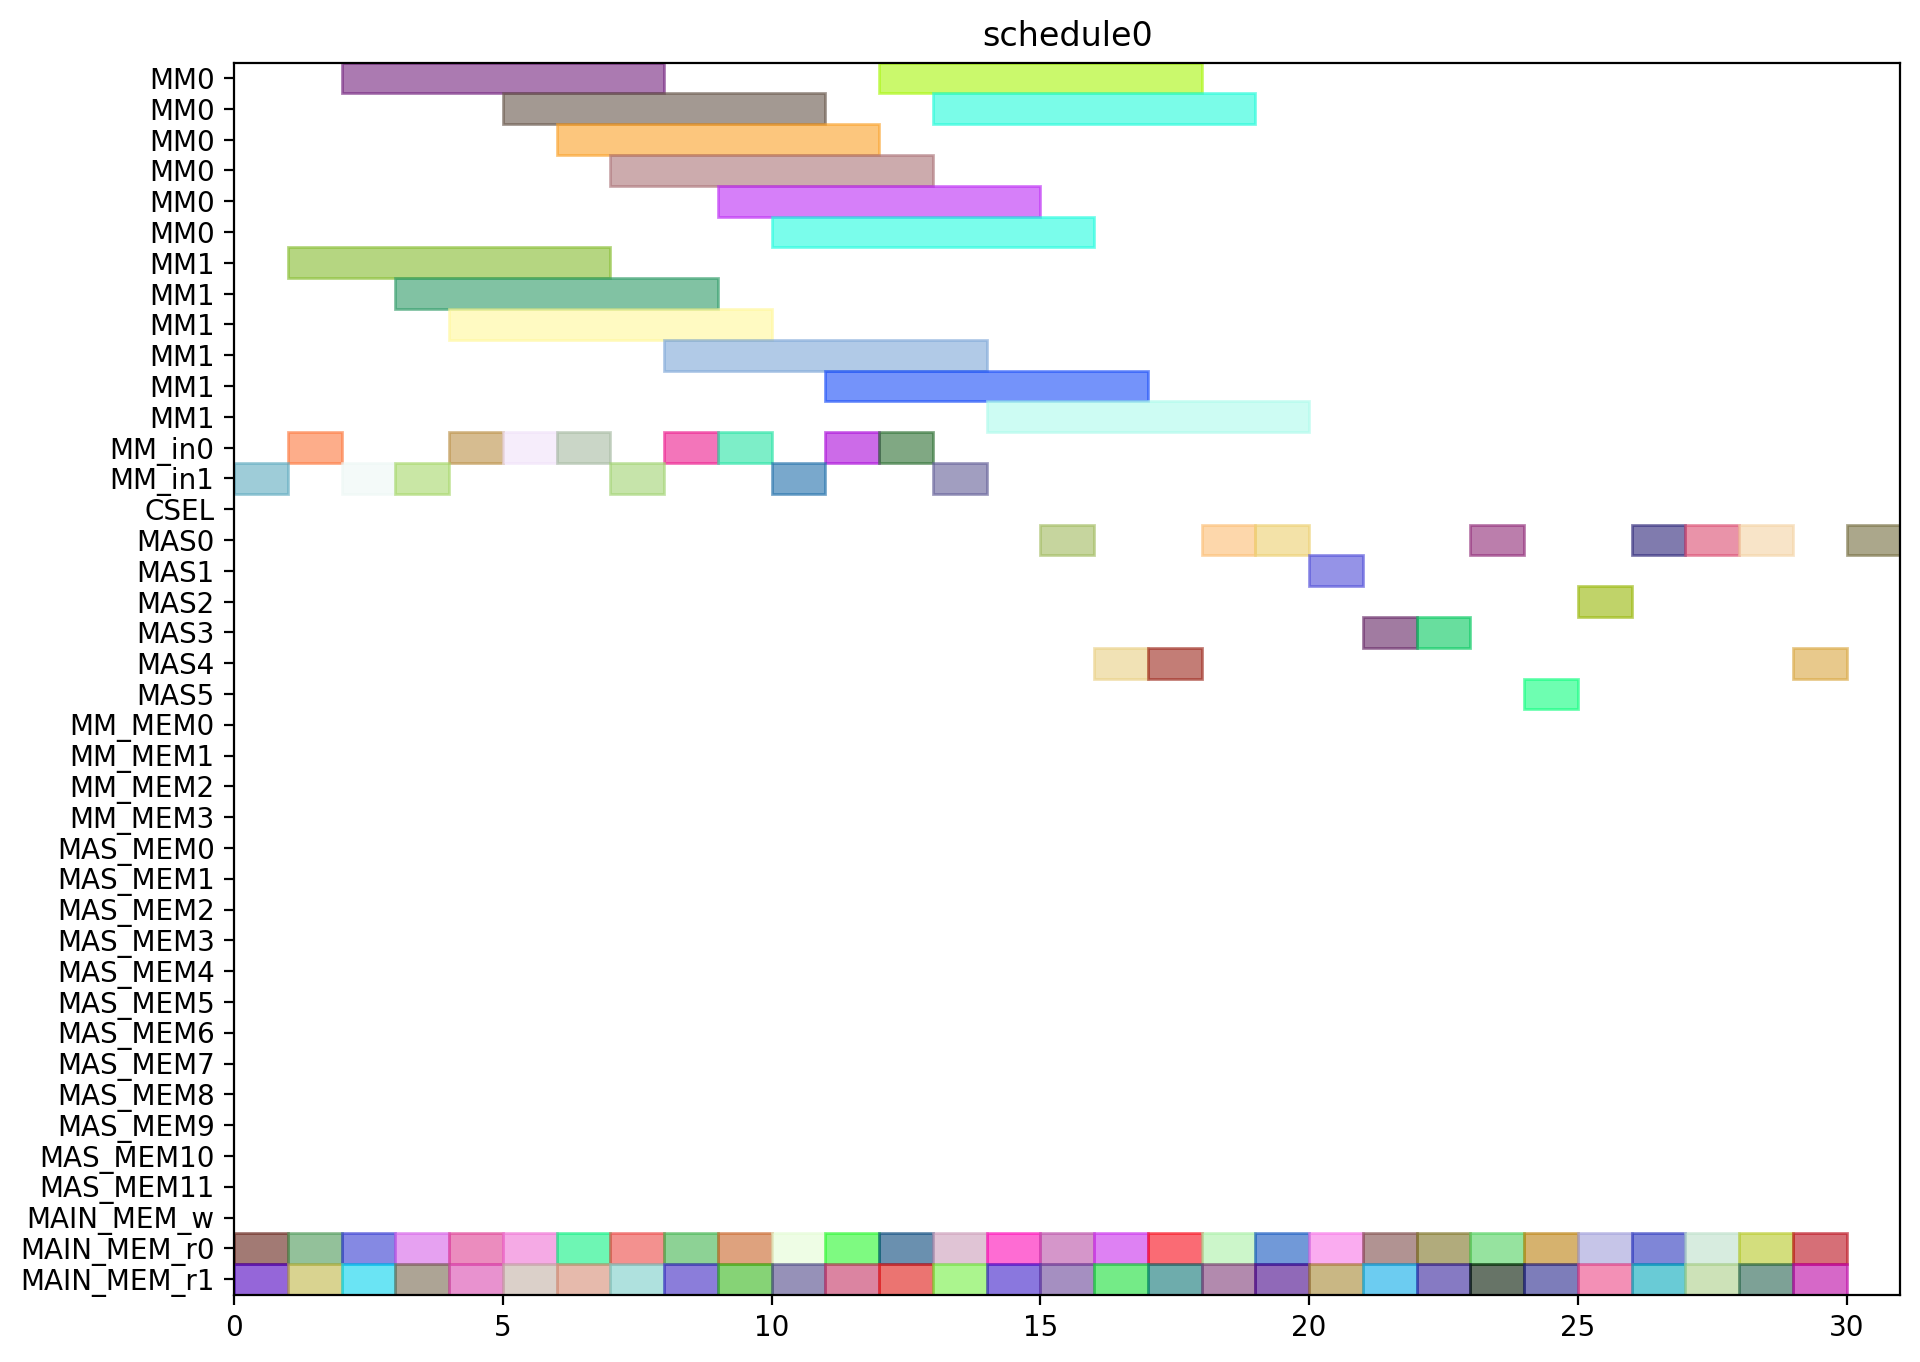

Python code for this plot:
from pyschedule import Scenario, solvers, plotters, alt


def solve():
	horizon = 120
	S = Scenario("schedule0", horizon=horizon)

	# resource
	MM = S.Resources('MM', num=2, size=6)
	MM_in = S.Resources('MM_in', num=2)
	CSEL = S.Resource('CSEL')
	MAS = S.Resources('MAS', num=6, size=1, periods=range(1, horizon))
	MM_MEM = S.Resources('MM_MEM', num=4)
	MAS_MEM = S.Resources('MAS_MEM', num=12)
	MAIN_MEM_w = S.Resource('MAIN_MEM_w', size=1)
	MAIN_MEM_r = S.Resources('MAIN_MEM_r', num=2)

	# result of previous scheduling

	# new tasks
	r1_t0 = S.Task('r1_t0', length=6, delay_cost=1)
	r1_t0 += alt(MM)
	r1_t0_in = S.Task('r1_t0_in', length=1, delay_cost=1)
	r1_t0_in += alt(MM_in)
	S += r1_t0_in*MM_in[0]<=r1_t0*MM[0]
	S += r1_t0_in*MM_in[1]<=r1_t0*MM[1]
	r1_t0_mem0 = S.Task('r1_t0_mem0', length=1, delay_cost=1)
	r1_t0_mem0 += MAIN_MEM_r[0]
	S += r1_t0_mem0 <= r1_t0

	r1_t0_mem1 = S.Task('r1_t0_mem1', length=1, delay_cost=1)
	r1_t0_mem1 += MAIN_MEM_r[1]
	S += r1_t0_mem1 <= r1_t0

	r1_t1 = S.Task('r1_t1', length=6, delay_cost=1)
	r1_t1 += alt(MM)
	r1_t1_in = S.Task('r1_t1_in', length=1, delay_cost=1)
	r1_t1_in += alt(MM_in)
	S += r1_t1_in*MM_in[0]<=r1_t1*MM[0]
	S += r1_t1_in*MM_in[1]<=r1_t1*MM[1]
	r1_t1_mem0 = S.Task('r1_t1_mem0', length=1, delay_cost=1)
	r1_t1_mem0 += MAIN_MEM_r[0]
	S += r1_t1_mem0 <= r1_t1

	r1_t1_mem1 = S.Task('r1_t1_mem1', length=1, delay_cost=1)
	r1_t1_mem1 += MAIN_MEM_r[1]
	S += r1_t1_mem1 <= r1_t1

	r1_t2 = S.Task('r1_t2', length=1, delay_cost=1)
	r1_t2 += alt(MAS)
	r1_t2_mem0 = S.Task('r1_t2_mem0', length=1, delay_cost=1)
	r1_t2_mem0 += MAIN_MEM_r[0]
	S += r1_t2_mem0 <= r1_t2

	r1_t2_mem1 = S.Task('r1_t2_mem1', length=1, delay_cost=1)
	r1_t2_mem1 += MAIN_MEM_r[1]
	S += r1_t2_mem1 <= r1_t2

	r1_t3 = S.Task('r1_t3', length=1, delay_cost=1)
	r1_t3 += alt(MAS)
	r1_t3_mem0 = S.Task('r1_t3_mem0', length=1, delay_cost=1)
	r1_t3_mem0 += MAIN_MEM_r[0]
	S += r1_t3_mem0 <= r1_t3

	r1_t3_mem1 = S.Task('r1_t3_mem1', length=1, delay_cost=1)
	r1_t3_mem1 += MAIN_MEM_r[1]
	S += r1_t3_mem1 <= r1_t3

	r3_t0 = S.Task('r3_t0', length=6, delay_cost=1)
	r3_t0 += alt(MM)
	r3_t0_in = S.Task('r3_t0_in', length=1, delay_cost=1)
	r3_t0_in += alt(MM_in)
	S += r3_t0_in*MM_in[0]<=r3_t0*MM[0]
	S += r3_t0_in*MM_in[1]<=r3_t0*MM[1]
	r3_t0_mem0 = S.Task('r3_t0_mem0', length=1, delay_cost=1)
	r3_t0_mem0 += MAIN_MEM_r[0]
	S += r3_t0_mem0 <= r3_t0

	r3_t0_mem1 = S.Task('r3_t0_mem1', length=1, delay_cost=1)
	r3_t0_mem1 += MAIN_MEM_r[1]
	S += r3_t0_mem1 <= r3_t0

	r3_t1 = S.Task('r3_t1', length=6, delay_cost=1)
	r3_t1 += alt(MM)
	r3_t1_in = S.Task('r3_t1_in', length=1, delay_cost=1)
	r3_t1_in += alt(MM_in)
	S += r3_t1_in*MM_in[0]<=r3_t1*MM[0]
	S += r3_t1_in*MM_in[1]<=r3_t1*MM[1]
	r3_t1_mem0 = S.Task('r3_t1_mem0', length=1, delay_cost=1)
	r3_t1_mem0 += MAIN_MEM_r[0]
	S += r3_t1_mem0 <= r3_t1

	r3_t1_mem1 = S.Task('r3_t1_mem1', length=1, delay_cost=1)
	r3_t1_mem1 += MAIN_MEM_r[1]
	S += r3_t1_mem1 <= r3_t1

	r3_t2 = S.Task('r3_t2', length=1, delay_cost=1)
	r3_t2 += alt(MAS)
	r3_t2_mem0 = S.Task('r3_t2_mem0', length=1, delay_cost=1)
	r3_t2_mem0 += MAIN_MEM_r[0]
	S += r3_t2_mem0 <= r3_t2

	r3_t2_mem1 = S.Task('r3_t2_mem1', length=1, delay_cost=1)
	r3_t2_mem1 += MAIN_MEM_r[1]
	S += r3_t2_mem1 <= r3_t2

	r3_t3 = S.Task('r3_t3', length=1, delay_cost=1)
	r3_t3 += alt(MAS)
	r3_t3_mem0 = S.Task('r3_t3_mem0', length=1, delay_cost=1)
	r3_t3_mem0 += MAIN_MEM_r[0]
	S += r3_t3_mem0 <= r3_t3

	r3_t3_mem1 = S.Task('r3_t3_mem1', length=1, delay_cost=1)
	r3_t3_mem1 += MAIN_MEM_r[1]
	S += r3_t3_mem1 <= r3_t3

	r4_t0 = S.Task('r4_t0', length=6, delay_cost=1)
	r4_t0 += alt(MM)
	r4_t0_in = S.Task('r4_t0_in', length=1, delay_cost=1)
	r4_t0_in += alt(MM_in)
	S += r4_t0_in*MM_in[0]<=r4_t0*MM[0]
	S += r4_t0_in*MM_in[1]<=r4_t0*MM[1]
	r4_t0_mem0 = S.Task('r4_t0_mem0', length=1, delay_cost=1)
	r4_t0_mem0 += MAIN_MEM_r[0]
	S += r4_t0_mem0 <= r4_t0

	r4_t0_mem1 = S.Task('r4_t0_mem1', length=1, delay_cost=1)
	r4_t0_mem1 += MAIN_MEM_r[1]
	S += r4_t0_mem1 <= r4_t0

	r4_t1 = S.Task('r4_t1', length=6, delay_cost=1)
	r4_t1 += alt(MM)
	r4_t1_in = S.Task('r4_t1_in', length=1, delay_cost=1)
	r4_t1_in += alt(MM_in)
	S += r4_t1_in*MM_in[0]<=r4_t1*MM[0]
	S += r4_t1_in*MM_in[1]<=r4_t1*MM[1]
	r4_t1_mem0 = S.Task('r4_t1_mem0', length=1, delay_cost=1)
	r4_t1_mem0 += MAIN_MEM_r[0]
	S += r4_t1_mem0 <= r4_t1

	r4_t1_mem1 = S.Task('r4_t1_mem1', length=1, delay_cost=1)
	r4_t1_mem1 += MAIN_MEM_r[1]
	S += r4_t1_mem1 <= r4_t1

	r4_t2 = S.Task('r4_t2', length=1, delay_cost=1)
	r4_t2 += alt(MAS)
	r4_t2_mem0 = S.Task('r4_t2_mem0', length=1, delay_cost=1)
	r4_t2_mem0 += MAIN_MEM_r[0]
	S += r4_t2_mem0 <= r4_t2

	r4_t2_mem1 = S.Task('r4_t2_mem1', length=1, delay_cost=1)
	r4_t2_mem1 += MAIN_MEM_r[1]
	S += r4_t2_mem1 <= r4_t2

	r4_t3 = S.Task('r4_t3', length=1, delay_cost=1)
	r4_t3 += alt(MAS)
	r4_t3_mem0 = S.Task('r4_t3_mem0', length=1, delay_cost=1)
	r4_t3_mem0 += MAIN_MEM_r[0]
	S += r4_t3_mem0 <= r4_t3

	r4_t3_mem1 = S.Task('r4_t3_mem1', length=1, delay_cost=1)
	r4_t3_mem1 += MAIN_MEM_r[1]
	S += r4_t3_mem1 <= r4_t3

	r5_t0 = S.Task('r5_t0', length=6, delay_cost=1)
	r5_t0 += alt(MM)
	r5_t0_in = S.Task('r5_t0_in', length=1, delay_cost=1)
	r5_t0_in += alt(MM_in)
	S += r5_t0_in*MM_in[0]<=r5_t0*MM[0]
	S += r5_t0_in*MM_in[1]<=r5_t0*MM[1]
	r5_t0_mem0 = S.Task('r5_t0_mem0', length=1, delay_cost=1)
	r5_t0_mem0 += MAIN_MEM_r[0]
	S += r5_t0_mem0 <= r5_t0

	r5_t0_mem1 = S.Task('r5_t0_mem1', length=1, delay_cost=1)
	r5_t0_mem1 += MAIN_MEM_r[1]
	S += r5_t0_mem1 <= r5_t0

	r5_t1 = S.Task('r5_t1', length=6, delay_cost=1)
	r5_t1 += alt(MM)
	r5_t1_in = S.Task('r5_t1_in', length=1, delay_cost=1)
	r5_t1_in += alt(MM_in)
	S += r5_t1_in*MM_in[0]<=r5_t1*MM[0]
	S += r5_t1_in*MM_in[1]<=r5_t1*MM[1]
	r5_t1_mem0 = S.Task('r5_t1_mem0', length=1, delay_cost=1)
	r5_t1_mem0 += MAIN_MEM_r[0]
	S += r5_t1_mem0 <= r5_t1

	r5_t1_mem1 = S.Task('r5_t1_mem1', length=1, delay_cost=1)
	r5_t1_mem1 += MAIN_MEM_r[1]
	S += r5_t1_mem1 <= r5_t1

	r5_t2 = S.Task('r5_t2', length=1, delay_cost=1)
	r5_t2 += alt(MAS)
	r5_t2_mem0 = S.Task('r5_t2_mem0', length=1, delay_cost=1)
	r5_t2_mem0 += MAIN_MEM_r[0]
	S += r5_t2_mem0 <= r5_t2

	r5_t2_mem1 = S.Task('r5_t2_mem1', length=1, delay_cost=1)
	r5_t2_mem1 += MAIN_MEM_r[1]
	S += r5_t2_mem1 <= r5_t2

	r5_t3 = S.Task('r5_t3', length=1, delay_cost=1)
	r5_t3 += alt(MAS)
	r5_t3_mem0 = S.Task('r5_t3_mem0', length=1, delay_cost=1)
	r5_t3_mem0 += MAIN_MEM_r[0]
	S += r5_t3_mem0 <= r5_t3

	r5_t3_mem1 = S.Task('r5_t3_mem1', length=1, delay_cost=1)
	r5_t3_mem1 += MAIN_MEM_r[1]
	S += r5_t3_mem1 <= r5_t3

	r6_t0 = S.Task('r6_t0', length=6, delay_cost=1)
	r6_t0 += alt(MM)
	r6_t0_in = S.Task('r6_t0_in', length=1, delay_cost=1)
	r6_t0_in += alt(MM_in)
	S += r6_t0_in*MM_in[0]<=r6_t0*MM[0]
	S += r6_t0_in*MM_in[1]<=r6_t0*MM[1]
	r6_t0_mem0 = S.Task('r6_t0_mem0', length=1, delay_cost=1)
	r6_t0_mem0 += MAIN_MEM_r[0]
	S += r6_t0_mem0 <= r6_t0

	r6_t0_mem1 = S.Task('r6_t0_mem1', length=1, delay_cost=1)
	r6_t0_mem1 += MAIN_MEM_r[1]
	S += r6_t0_mem1 <= r6_t0

	r6_t1 = S.Task('r6_t1', length=6, delay_cost=1)
	r6_t1 += alt(MM)
	r6_t1_in = S.Task('r6_t1_in', length=1, delay_cost=1)
	r6_t1_in += alt(MM_in)
	S += r6_t1_in*MM_in[0]<=r6_t1*MM[0]
	S += r6_t1_in*MM_in[1]<=r6_t1*MM[1]
	r6_t1_mem0 = S.Task('r6_t1_mem0', length=1, delay_cost=1)
	r6_t1_mem0 += MAIN_MEM_r[0]
	S += r6_t1_mem0 <= r6_t1

	r6_t1_mem1 = S.Task('r6_t1_mem1', length=1, delay_cost=1)
	r6_t1_mem1 += MAIN_MEM_r[1]
	S += r6_t1_mem1 <= r6_t1

	r6_t2 = S.Task('r6_t2', length=1, delay_cost=1)
	r6_t2 += alt(MAS)
	r6_t2_mem0 = S.Task('r6_t2_mem0', length=1, delay_cost=1)
	r6_t2_mem0 += MAIN_MEM_r[0]
	S += r6_t2_mem0 <= r6_t2

	r6_t2_mem1 = S.Task('r6_t2_mem1', length=1, delay_cost=1)
	r6_t2_mem1 += MAIN_MEM_r[1]
	S += r6_t2_mem1 <= r6_t2

	r6_t3 = S.Task('r6_t3', length=1, delay_cost=1)
	r6_t3 += alt(MAS)
	r6_t3_mem0 = S.Task('r6_t3_mem0', length=1, delay_cost=1)
	r6_t3_mem0 += MAIN_MEM_r[0]
	S += r6_t3_mem0 <= r6_t3

	r6_t3_mem1 = S.Task('r6_t3_mem1', length=1, delay_cost=1)
	r6_t3_mem1 += MAIN_MEM_r[1]
	S += r6_t3_mem1 <= r6_t3

	r9_t2 = S.Task('r9_t2', length=1, delay_cost=1)
	r9_t2 += alt(MAS)
	r9_t2_mem0 = S.Task('r9_t2_mem0', length=1, delay_cost=1)
	r9_t2_mem0 += MAIN_MEM_r[0]
	S += r9_t2_mem0 <= r9_t2

	r9_t2_mem1 = S.Task('r9_t2_mem1', length=1, delay_cost=1)
	r9_t2_mem1 += MAIN_MEM_r[1]
	S += r9_t2_mem1 <= r9_t2

	r12_t0 = S.Task('r12_t0', length=6, delay_cost=1)
	r12_t0 += alt(MM)
	r12_t0_in = S.Task('r12_t0_in', length=1, delay_cost=1)
	r12_t0_in += alt(MM_in)
	S += r12_t0_in*MM_in[0]<=r12_t0*MM[0]
	S += r12_t0_in*MM_in[1]<=r12_t0*MM[1]
	r12_t0_mem0 = S.Task('r12_t0_mem0', length=1, delay_cost=1)
	r12_t0_mem0 += MAIN_MEM_r[0]
	S += r12_t0_mem0 <= r12_t0

	r12_t0_mem1 = S.Task('r12_t0_mem1', length=1, delay_cost=1)
	r12_t0_mem1 += MAIN_MEM_r[1]
	S += r12_t0_mem1 <= r12_t0

	r12_t1 = S.Task('r12_t1', length=6, delay_cost=1)
	r12_t1 += alt(MM)
	r12_t1_in = S.Task('r12_t1_in', length=1, delay_cost=1)
	r12_t1_in += alt(MM_in)
	S += r12_t1_in*MM_in[0]<=r12_t1*MM[0]
	S += r12_t1_in*MM_in[1]<=r12_t1*MM[1]
	r12_t1_mem0 = S.Task('r12_t1_mem0', length=1, delay_cost=1)
	r12_t1_mem0 += MAIN_MEM_r[0]
	S += r12_t1_mem0 <= r12_t1

	r12_t1_mem1 = S.Task('r12_t1_mem1', length=1, delay_cost=1)
	r12_t1_mem1 += MAIN_MEM_r[1]
	S += r12_t1_mem1 <= r12_t1

	r12_t2 = S.Task('r12_t2', length=1, delay_cost=1)
	r12_t2 += alt(MAS)
	r12_t2_mem0 = S.Task('r12_t2_mem0', length=1, delay_cost=1)
	r12_t2_mem0 += MAIN_MEM_r[0]
	S += r12_t2_mem0 <= r12_t2

	r12_t2_mem1 = S.Task('r12_t2_mem1', length=1, delay_cost=1)
	r12_t2_mem1 += MAIN_MEM_r[1]
	S += r12_t2_mem1 <= r12_t2

	r12_t3 = S.Task('r12_t3', length=1, delay_cost=1)
	r12_t3 += alt(MAS)
	r12_t3_mem0 = S.Task('r12_t3_mem0', length=1, delay_cost=1)
	r12_t3_mem0 += MAIN_MEM_r[0]
	S += r12_t3_mem0 <= r12_t3

	r12_t3_mem1 = S.Task('r12_t3_mem1', length=1, delay_cost=1)
	r12_t3_mem1 += MAIN_MEM_r[1]
	S += r12_t3_mem1 <= r12_t3

	r13_t0 = S.Task('r13_t0', length=6, delay_cost=1)
	r13_t0 += alt(MM)
	r13_t0_in = S.Task('r13_t0_in', length=1, delay_cost=1)
	r13_t0_in += alt(MM_in)
	S += r13_t0_in*MM_in[0]<=r13_t0*MM[0]
	S += r13_t0_in*MM_in[1]<=r13_t0*MM[1]
	r13_t0_mem0 = S.Task('r13_t0_mem0', length=1, delay_cost=1)
	r13_t0_mem0 += MAIN_MEM_r[0]
	S += r13_t0_mem0 <= r13_t0

	r13_t0_mem1 = S.Task('r13_t0_mem1', length=1, delay_cost=1)
	r13_t0_mem1 += MAIN_MEM_r[1]
	S += r13_t0_mem1 <= r13_t0

	r13_t1 = S.Task('r13_t1', length=6, delay_cost=1)
	r13_t1 += alt(MM)
	r13_t1_in = S.Task('r13_t1_in', length=1, delay_cost=1)
	r13_t1_in += alt(MM_in)
	S += r13_t1_in*MM_in[0]<=r13_t1*MM[0]
	S += r13_t1_in*MM_in[1]<=r13_t1*MM[1]
	r13_t1_mem0 = S.Task('r13_t1_mem0', length=1, delay_cost=1)
	r13_t1_mem0 += MAIN_MEM_r[0]
	S += r13_t1_mem0 <= r13_t1

	r13_t1_mem1 = S.Task('r13_t1_mem1', length=1, delay_cost=1)
	r13_t1_mem1 += MAIN_MEM_r[1]
	S += r13_t1_mem1 <= r13_t1

	r13_t2 = S.Task('r13_t2', length=1, delay_cost=1)
	r13_t2 += alt(MAS)
	r13_t2_mem0 = S.Task('r13_t2_mem0', length=1, delay_cost=1)
	r13_t2_mem0 += MAIN_MEM_r[0]
	S += r13_t2_mem0 <= r13_t2

	r13_t2_mem1 = S.Task('r13_t2_mem1', length=1, delay_cost=1)
	r13_t2_mem1 += MAIN_MEM_r[1]
	S += r13_t2_mem1 <= r13_t2

	r13_t3 = S.Task('r13_t3', length=1, delay_cost=1)
	r13_t3 += alt(MAS)
	r13_t3_mem0 = S.Task('r13_t3_mem0', length=1, delay_cost=1)
	r13_t3_mem0 += MAIN_MEM_r[0]
	S += r13_t3_mem0 <= r13_t3

	r13_t3_mem1 = S.Task('r13_t3_mem1', length=1, delay_cost=1)
	r13_t3_mem1 += MAIN_MEM_r[1]
	S += r13_t3_mem1 <= r13_t3

	r16_t3 = S.Task('r16_t3', length=1, delay_cost=1)
	r16_t3 += alt(MAS)
	r16_t3_mem0 = S.Task('r16_t3_mem0', length=1, delay_cost=1)
	r16_t3_mem0 += MAIN_MEM_r[0]
	S += r16_t3_mem0 <= r16_t3

	r16_t3_mem1 = S.Task('r16_t3_mem1', length=1, delay_cost=1)
	r16_t3_mem1 += MAIN_MEM_r[1]
	S += r16_t3_mem1 <= r16_t3

	solvers.mip.solve(S,msg=1,kind='CPLEX',ratio_gap=1.01)

	solution = [['hoge']*len(S.solution()[1]) for i in range(len(S.solution()))]
	for i in range(len(S.solution())):
		for j in range(len(S.solution()[i])):
			solution[i][j]=str(S.solution()[i][j])
	print(solution)

	cycles = int(solution[-1][3])

	pic_file_name = "/home/mfukuda/ABE/multiRAM_multiMAS_16mux/scheduling_result/stage6MM2_stage1MAS6/EP2_YRECOVER/schedule0.png"
	if(S.solution() != []):
		plotters.matplotlib.plot(S,img_filename=pic_file_name, show_task_labels=False, fig_size=(cycles*0.25+3, 8))

	return solution
